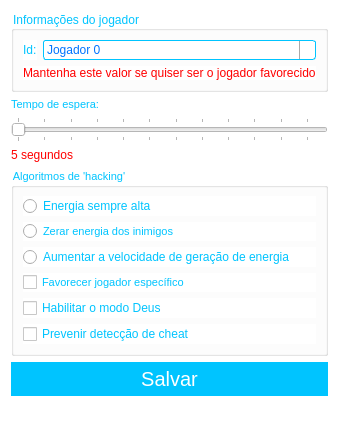
<?xml version="1.0" encoding="UTF-8"?>
<ui version="4.0">
 <class>frmSettings</class>
 <widget class="QWidget" name="frmSettings">
  <property name="geometry">
   <rect>
    <x>0</x>
    <y>0</y>
    <width>324</width>
    <height>408</height>
   </rect>
  </property>
  <property name="windowTitle">
   <string/>
  </property>
  <property name="windowIcon">
   <iconset resource="../resource/resources.qrc">
    <normaloff>:/images/if_advancedsettings_17814.ico</normaloff>:/images/if_advancedsettings_17814.ico</iconset>
  </property>
  <property name="styleSheet">
   <string notr="true">background-color: rgb(255, 255, 255);</string>
  </property>
  <layout class="QVBoxLayout" name="verticalLayout">
   <item>
    <widget class="QGroupBox" name="groupBox_2">
     <property name="sizePolicy">
      <sizepolicy hsizetype="Preferred" vsizetype="Fixed">
       <horstretch>0</horstretch>
       <verstretch>0</verstretch>
      </sizepolicy>
     </property>
     <property name="styleSheet">
      <string notr="true">color: #00c4ff</string>
     </property>
     <property name="title">
      <string>Informações do jogador</string>
     </property>
     <layout class="QGridLayout" name="gridLayout_3">
      <item row="0" column="1">
       <widget class="QComboBox" name="comboBox_playerId">
        <property name="toolTip">
         <string>&lt;html&gt;&lt;head/&gt;&lt;body&gt;&lt;p align=&quot;justify&quot;&gt;&lt;span style=&quot; font-size:12pt; color:#00aaff;&quot;&gt;Seu id no jogo&lt;/span&gt;&lt;/p&gt;&lt;/body&gt;&lt;/html&gt;</string>
        </property>
        <property name="toolTipDuration">
         <number>7000</number>
        </property>
        <property name="styleSheet">
         <string notr="true">QComboBox {
    border: 1px solid #00c4ff;
    border-radius: 3px;
    padding: 1px 18px 1px 3px;
    min-width: 6em;
	color: #0074ff;
}

QComboBox:editable {
    background: white;
}

QComboBox:!editable, QComboBox::drop-down:editable {
     background: qlineargradient(x1: 0, y1: 0, x2: 0, y2: 1,
                                 stop: 0 #E1E1E1, stop: 0.4 #DDDDDD,
                                 stop: 0.5 #D8D8D8, stop: 1.0 #D3D3D3);
}

/* QComboBox gets the &quot;on&quot; state when the popup is open */
QComboBox:!editable:on, QComboBox::drop-down:editable:on {
    background: qlineargradient(x1: 0, y1: 0, x2: 0, y2: 1,
                                stop: 0 #D3D3D3, stop: 0.4 #D8D8D8,
                                stop: 0.5 #DDDDDD, stop: 1.0 #E1E1E1);
}

QComboBox:on { /* shift the text when the popup opens */
    padding-top: 3px;
    padding-left: 4px;
}

QComboBox::drop-down {
    subcontrol-origin: padding;
    subcontrol-position: top right;
    width: 15px;

    border-left-width: 1px;
    border-left-color: darkgray;
    border-left-style: solid; /* just a single line */
    border-top-right-radius: 3px; /* same radius as the QComboBox */
    border-bottom-right-radius: 3px;
}

QComboBox::down-arrow {
    image: url(:/images/if_arrow-down_173146.ico);
}

QComboBox::down-arrow:on { /* shift the arrow when popup is open */
    top: 1px;
    left: 1px;
}

QComboBox QAbstractItemView {
    border: 2px solid darkgray;
    selection-background-color: lightgray;
}</string>
        </property>
        <item>
         <property name="text">
          <string>Jogador 0</string>
         </property>
        </item>
        <item>
         <property name="text">
          <string>Jogador 1</string>
         </property>
        </item>
        <item>
         <property name="text">
          <string>Jogador 2</string>
         </property>
        </item>
        <item>
         <property name="text">
          <string>Jogador 3</string>
         </property>
        </item>
        <item>
         <property name="text">
          <string>Jogador 4</string>
         </property>
        </item>
        <item>
         <property name="text">
          <string>Jogador 5</string>
         </property>
        </item>
        <item>
         <property name="text">
          <string>Jogador 6</string>
         </property>
        </item>
        <item>
         <property name="text">
          <string>Jogador 7</string>
         </property>
        </item>
        <item>
         <property name="text">
          <string>Jogador 8</string>
         </property>
        </item>
        <item>
         <property name="text">
          <string>Jogador 9</string>
         </property>
        </item>
       </widget>
      </item>
      <item row="0" column="0">
       <widget class="QLabel" name="label_2">
        <property name="sizePolicy">
         <sizepolicy hsizetype="Fixed" vsizetype="Preferred">
          <horstretch>0</horstretch>
          <verstretch>0</verstretch>
         </sizepolicy>
        </property>
        <property name="text">
         <string>Id:</string>
        </property>
       </widget>
      </item>
      <item row="1" column="0" colspan="2">
       <widget class="QLabel" name="label_4">
        <property name="styleSheet">
         <string notr="true">color: rgb(255, 0, 0);</string>
        </property>
        <property name="text">
         <string>Mantenha este valor se quiser ser o jogador favorecido</string>
        </property>
       </widget>
      </item>
     </layout>
    </widget>
   </item>
   <item>
    <widget class="QLabel" name="label">
     <property name="sizePolicy">
      <sizepolicy hsizetype="Preferred" vsizetype="Fixed">
       <horstretch>0</horstretch>
       <verstretch>0</verstretch>
      </sizepolicy>
     </property>
     <property name="font">
      <font>
       <pointsize>8</pointsize>
      </font>
     </property>
     <property name="styleSheet">
      <string notr="true">color: #00c4ff</string>
     </property>
     <property name="text">
      <string>&lt;html&gt;&lt;head/&gt;&lt;body&gt;&lt;p&gt;Tempo de espera:&lt;/p&gt;&lt;/body&gt;&lt;/html&gt;</string>
     </property>
    </widget>
   </item>
   <item>
    <widget class="QSlider" name="horizontalSlider_delay">
     <property name="toolTip">
      <string>&lt;html&gt;&lt;head/&gt;&lt;body&gt;&lt;p align=&quot;justify&quot;&gt;&lt;span style=&quot; font-size:12pt; color:#00aaff;&quot;&gt;Especifica qual será o atraso entre uma leitura e a outra na memória do programa.&lt;/span&gt;&lt;/p&gt;&lt;/body&gt;&lt;/html&gt;</string>
     </property>
     <property name="toolTipDuration">
      <number>7000</number>
     </property>
     <property name="minimum">
      <number>5</number>
     </property>
     <property name="maximum">
      <number>120</number>
     </property>
     <property name="orientation">
      <enum>Qt::Horizontal</enum>
     </property>
     <property name="invertedAppearance">
      <bool>false</bool>
     </property>
     <property name="invertedControls">
      <bool>false</bool>
     </property>
     <property name="tickPosition">
      <enum>QSlider::TicksBothSides</enum>
     </property>
    </widget>
   </item>
   <item>
    <widget class="QLabel" name="labelWaitTime">
     <property name="styleSheet">
      <string notr="true">color: rgb(255, 0, 0);</string>
     </property>
     <property name="text">
      <string>5 segundos</string>
     </property>
    </widget>
   </item>
   <item>
    <widget class="QGroupBox" name="groupBox">
     <property name="sizePolicy">
      <sizepolicy hsizetype="Preferred" vsizetype="Fixed">
       <horstretch>0</horstretch>
       <verstretch>0</verstretch>
      </sizepolicy>
     </property>
     <property name="font">
      <font>
       <pointsize>8</pointsize>
      </font>
     </property>
     <property name="styleSheet">
      <string notr="true">color: #00c4ff</string>
     </property>
     <property name="title">
      <string>Algoritmos de 'hacking'</string>
     </property>
     <layout class="QGridLayout" name="gridLayout_2">
      <item row="6" column="0">
       <widget class="QCheckBox" name="checkBox_prevent_anticheat">
        <property name="toolTip">
         <string>&lt;html&gt;&lt;head/&gt;&lt;body&gt;&lt;p&gt;&lt;a name=&quot;tw-target-text&quot;/&gt;&lt;span style=&quot; font-family:'inherit'; font-size:12pt; color:#00aaff;&quot;&gt;Permite ao jogador usar os códigos de cheat internos do jogo sem que seja detectado&lt;/span&gt;&lt;/p&gt;&lt;/body&gt;&lt;/html&gt;</string>
        </property>
        <property name="text">
         <string>Prevenir detecção de cheat</string>
        </property>
       </widget>
      </item>
      <item row="1" column="0">
       <widget class="QRadioButton" name="radioButton_erase_enemy_energy">
        <property name="font">
         <font>
          <pointsize>8</pointsize>
         </font>
        </property>
        <property name="toolTip">
         <string>&lt;html&gt;&lt;head/&gt;&lt;body&gt;&lt;p&gt;&lt;span style=&quot; font-size:12pt; color:#00aaff;&quot;&gt;Faz com que a energia dos jogadores, exceto você, fique sempre nula.&lt;/span&gt;&lt;/p&gt;&lt;/body&gt;&lt;/html&gt;</string>
        </property>
        <property name="toolTipDuration">
         <number>7000</number>
        </property>
        <property name="text">
         <string>Zerar energia dos inimigos</string>
        </property>
       </widget>
      </item>
      <item row="5" column="0">
       <widget class="QCheckBox" name="checkBox_enable_godmode">
        <property name="toolTip">
         <string>&lt;html&gt;&lt;head/&gt;&lt;body&gt;&lt;p&gt;&lt;a name=&quot;tw-target-text&quot;/&gt;&lt;span style=&quot; font-family:'inherit'; font-size:12pt; color:#00aaff;&quot;&gt;Permite que o seu jogador visualize as instalações e unidades do inimigo&lt;/span&gt;&lt;/p&gt;&lt;/body&gt;&lt;/html&gt;</string>
        </property>
        <property name="text">
         <string>Habilitar o modo Deus</string>
        </property>
       </widget>
      </item>
      <item row="0" column="0">
       <widget class="QRadioButton" name="radioButton_infinite_energy">
        <property name="text">
         <string>Energia sempre alta</string>
        </property>
       </widget>
      </item>
      <item row="4" column="0">
       <widget class="QCheckBox" name="checkBox_support_specific_player">
        <property name="font">
         <font>
          <pointsize>8</pointsize>
         </font>
        </property>
        <property name="toolTip">
         <string>&lt;html&gt;&lt;head/&gt;&lt;body&gt;&lt;p align=&quot;justify&quot;&gt;&lt;a name=&quot;tw-target-text&quot;/&gt;&lt;span style=&quot; font-family:'inherit'; font-size:12pt; color:#00aaff;&quot;&gt;F&lt;/span&gt;&lt;span style=&quot; font-family:'inherit'; font-size:12pt; color:#00aaff;&quot;&gt;avorece um jogador específico durante todo o jogo. Pode ser útil quando você tem a intenção de favorecer outro jogador do seu time.&lt;/span&gt;&lt;/p&gt;&lt;/body&gt;&lt;/html&gt;</string>
        </property>
        <property name="toolTipDuration">
         <number>7000</number>
        </property>
        <property name="text">
         <string>Favorecer jogador específico</string>
        </property>
       </widget>
      </item>
      <item row="2" column="0">
       <widget class="QRadioButton" name="radioButton_increasePowerGen">
        <property name="text">
         <string>Aumentar a velocidade de geração de energia</string>
        </property>
       </widget>
      </item>
     </layout>
    </widget>
   </item>
   <item>
    <widget class="QPushButton" name="buttonSave">
     <property name="toolTip">
      <string>&lt;html&gt;&lt;head/&gt;&lt;body&gt;&lt;p align=&quot;justify&quot;&gt;&lt;span style=&quot; font-size:12pt; color:#ff0000;&quot;&gt;Salva as configurações&lt;/span&gt;&lt;/p&gt;&lt;/body&gt;&lt;/html&gt;</string>
     </property>
     <property name="toolTipDuration">
      <number>4000</number>
     </property>
     <property name="styleSheet">
      <string notr="true">QPushButton {
  border-radius: 28px;
  font-family: Arial;
  color: rgb(255,255,255);
  font-size: 20px;
  background: #00c4ff;
  padding: 5px 10px 5px 10px;
  text-decoration: none;
}

QPushButton:hover {
  background: #04b52d;
  text-decoration: none;
}</string>
     </property>
     <property name="text">
      <string>Salvar</string>
     </property>
    </widget>
   </item>
   <item>
    <widget class="QLabel" name="labelStatus">
     <property name="sizePolicy">
      <sizepolicy hsizetype="Fixed" vsizetype="Fixed">
       <horstretch>0</horstretch>
       <verstretch>0</verstretch>
      </sizepolicy>
     </property>
     <property name="frameShape">
      <enum>QFrame::NoFrame</enum>
     </property>
    </widget>
   </item>
  </layout>
 </widget>
 <resources>
  <include location="../resource/resources.qrc"/>
  <include location="../resource/resources.qrc"/>
  <include location="../resource/resources.qrc"/>
 </resources>
 <connections/>
</ui>
